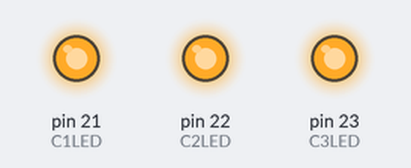
Recording of a sketch running on a simulated Arduino Mega 2560, built with avr-gcc and run on an emulated ATmega2560. Shown: output pins drawn as LEDs (lit = HIGH).

Above: at 0.1 s.
At 2.1 s:
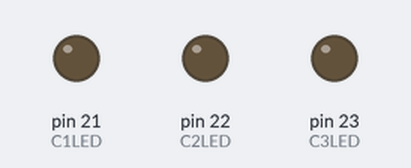
Timing chart, 0 to 3.6 s (numbered marks = the images above):
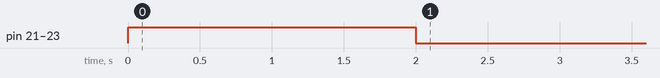

The sketch:

Serial_Test_Payload.ino
```cpp
// code to run on payload for serial test
#define C1LED 21
#define C2LED 22
#define C3LED 23
#define DWN_BYTES 51

byte packet[DWN_BYTES] = {0};

  byte checksum_byte_1 = 'U';
  byte checksum_byte_2 = 'M';
  byte checksum_byte_3 = '@';
  byte checksum_byte_4 = '@';

  String timestamp = "02:38:35";
  float lat = 38.456;
  String latSign = "0"; // if positive, sign flag = 0
  String s1 = String(lat); // covert to string
  float lng = 103.213;
  String lngSign = "1"; // if negative, sign flag = 1
  String s2 = String(lng); //convert to string
  float alt = 104320.878;
  String s3 = String(alt); //convert to string
  String s4 = "273.45";
  String s5 = "300.45";
  String s6 = "420.69";
  String flightState = "0";
  String OPCState = "0";

  // combine strings into 1 long one
  String dataPacket = timestamp + s1 + s2 + s3 + s4 + s5 + s6 + latSign + lngSign + flightState + OPCState;

void setup()
{
  pinMode(C1LED,OUTPUT);
  pinMode(C2LED,OUTPUT);
  pinMode(C3LED,OUTPUT);

  Serial.begin(9600);
  Serial1.begin(1200, SERIAL_8N2); //CHANGE AT HASP??


  digitalWrite(C1LED,HIGH);
  digitalWrite(C2LED,HIGH);
  digitalWrite(C3LED,HIGH);
  delay(2000);
  digitalWrite(C1LED,LOW);
  digitalWrite(C2LED,LOW);
  digitalWrite(C3LED,LOW);
}

void loop()
{
 /* dataPacket.getBytes(packet, DWN_BYTES);       //convert string to bytes (should be 50 bytes)

  // send the data packet string
  Serial1.write(checksum_byte_1); // start with checksums 1 & 2
  //Serial.print(checksum_byte_1);
  Serial1.write(checksum_byte_2);
  //Serial.print(checksum_byte_2);
  for (int i = 0; i<50; i++) // send the bytes in the data string
  {
    Serial1.write(packet[i]);
 //   Serial.print(packet[i]);
  }
  Serial1.write(checksum_byte_3); // checksums 3 & 4
//  Serial.print(checksum_byte_3);
  Serial1.write(checksum_byte_4);
 // Serial.println(checksum_byte_4);
  //digitalWrite(C1LED,HIGH);
  delay(3000);
  //digitalWrite(C1LED,LOW);
*/
  ///// Uplink Command /////
  uint8_t command_byte = 0;                     // byte for the command
  uint8_t ID_byte = 0;                          // byte for ID and checksum byte

if (Serial1.available()>1) //************************** this may need to change to just !=0
  {
      ID_byte = Serial1.read();                 //read first byte to ID variable
      delay(7.5);
      command_byte = Serial1.read();
      Serial.println(ID_byte);
      Serial.println(command_byte);
  }

   //   digitalWrite(C3LED,HIGH);
   //   delay(500);
   //   digitalWrite(C3LED,LOW);

  if(ID_byte == 0x1C)
  {
    if(command_byte == 0xAA)
    {
      digitalWrite(C1LED,HIGH);
  //    delay(1000);
      digitalWrite(C1LED,LOW);
    }
    else if(command_byte == 0xBB)
    {
      digitalWrite(C2LED,HIGH);
  //    delay(500);
      digitalWrite(C2LED,LOW);
    }
    else if(command_byte == 0xCC)
    {
      digitalWrite(C3LED,HIGH);
    //  delay(500);
      digitalWrite(C3LED,LOW);
    }
  }
 // delay(500);
}
```
